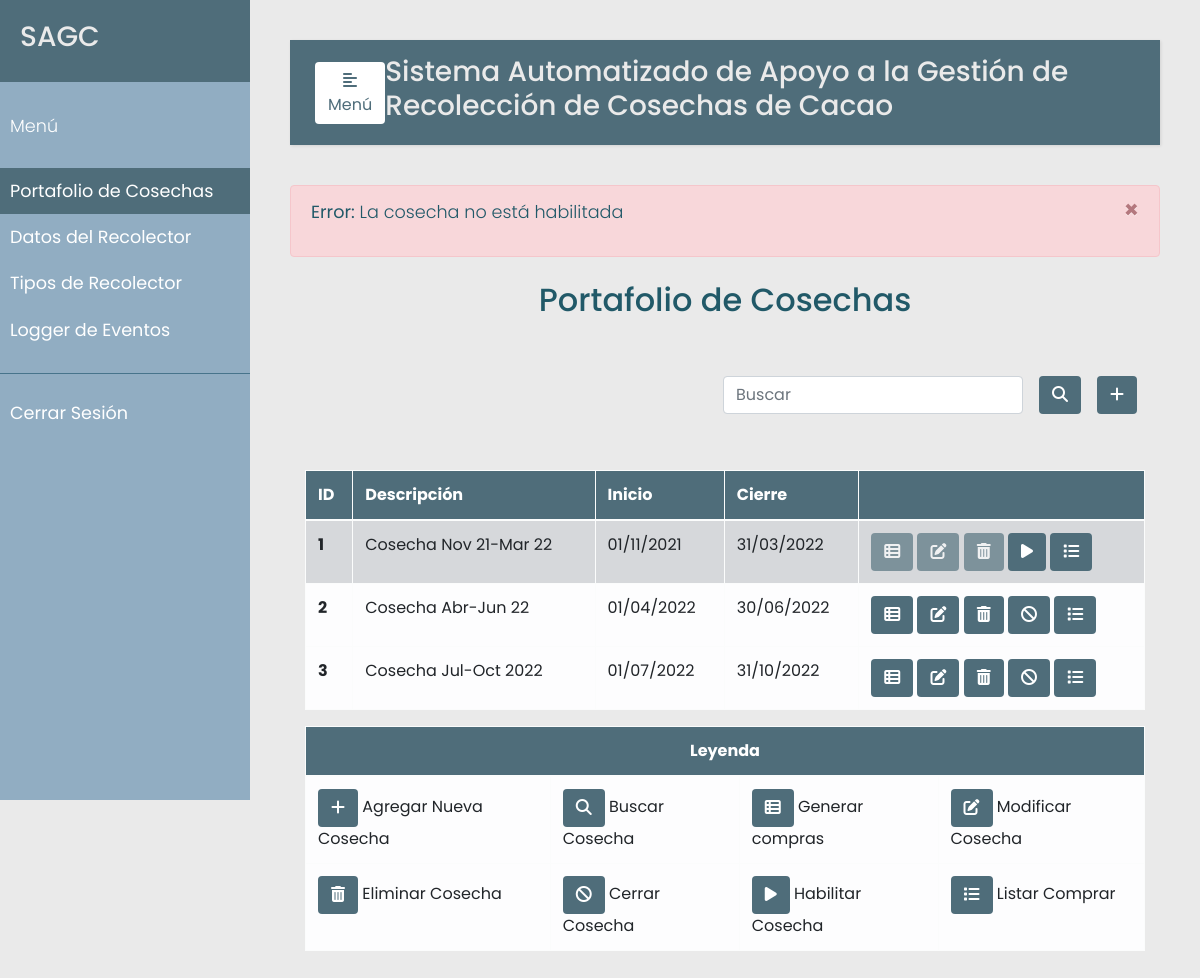
The app's page /cosecha/1/compras (signed in) with its own data.
### src/models.py (models this page shows, shortened)
class Cosecha(db.Model):
    __tablename__ = 'cosechas'
    id = db.Column(db.Integer, primary_key=True)
    descripcion = db.Column(db.String(120), unique=True)
    inicio = db.Column(db.DateTime, nullable=False)
    cierre = db.Column(db.DateTime, nullable=False)
    estado = db.Column(db.Boolean, default=True)
    compras = db.relationship('Compra', backref='cosechas')
    financias = db.relationship('Financia', backref='cosechas')

### src/compras.py (the view, shortened to what this page needs)
@app.route("/cosecha/<cosecha_id>/<tipo>", methods=['GET', 'POST'])
@login_required
def compras(cosecha_id, tipo):
    error=None
    compras = Compra.query.filter_by(cosecha_id=cosecha_id).all()
    recolectores = Recolector.query.all()
    total_cantidad = sum(compra.cantidad_total for compra in compras)
    total_monto = sum(compra.monto for compra in compras)
    cosecha = Cosecha.query.filter_by(id=cosecha_id).first()
    error = verificar_cosecha_exists(cosecha_id, tipo, cosecha)
    if error is not None:
        cosechas = Cosecha.query.all()
        return render_template('cosecha.html', error=error, cosechas=cosechas)

### src/decoradores.py (called while the page is built)
def login_required(f):
    @wraps(f)
    def wrap(*args, **kwargs):
        if 'logged_in' in session:
            return f(*args, **kwargs)
        else:
            flash('Necesitas iniciar sesión primero')
            return redirect(url_for('login'))
    return wrap

### src/verificadores.py (called while the page is built)
def verificar_cosecha_exists(id, tipo, cosecha):
    error = None
    if cosecha is None or (not cosecha.estado and tipo=='compras'):
        error = "La cosecha no está habilitada"
        if cosecha is None:
            return "La cosecha no se encuentra registrada. Registre la cosecha antes de realiza la compra."
    return error

### templates/cosecha.html (shortened to what this page needs)
{% extends "base.html" %}
{% set active_page = "cosecha" %}
{% block content %}
<div class="container h-100">
    <p class="text-center h2 fw-bold mb-5 mx-1 mx-md-4 mt-4">Portafolio de Cosechas</p>
    <div class="d-flex flex-row-reverse bd-highlight">
        <div class="p-2 bd-highlight">
          <button type="button" class="btn" style="color:#fff; background-color:#4F6D7A;" data-toggle="modal" data-target="#exampleModalLong">
            <i class="fa-solid fa-plus"></i>
          </button>
        </div>
        <div class="p-2 bd-highlight" style="display:flex; align-content: flex-end;">
          <form action='/cosecha/search' method="post" class="form-inline" style="justify-content: flex-end">
            <input class="form-control mr-3 w-75" type="text" placeholder="Buscar" aria-label="Buscar" name="search_cosecha">
            <button type="submit" id="search_cosecha" name="action-type" value="search" class="btn" style="color:#fff; background-color:#4F6D7A;">
              <i class="fas fa-search" aria-hidden="true"></i>
            </button>
          </form>
        </div>
    </div>
    <br/>
    <br>
    <table class="table table-bordered table-light table-hover">
      <thead>
        <tr>
          <th scope="col">ID</th>
          <th scope="col">Descripción</th>
          <th scope="col">Inicio</th>
          <th scope="col">Cierre</th>
          <th scope="col"></th>
        </tr>
      </thead>
      <tbody>
        {% for u in cosechas %}
        <tr {% if not u.estado %} class="table-secondary" {% endif %}>
          <th scope="row">{{u.id}}</th>
          <td >{{u.descripcion}}</td>
          <td>{{u.inicio.date().strftime("%d/%m/%Y") }}</td>
          <td>{{u.cierre.date().strftime("%d/%m/%Y") }}</td>
          <td>
            {% if session['rol_analyst'] %}
            <a href="/cosecha/{{ u.id }}/compras" {% if not u.estado %} style="pointer-events: none" {% endif %}>
                <button {% if not u.estado %} disabled {% endif %} type="submit" class="btn action" data-toggle="tooltip"
                  data-placement="bottom" title="Generar Compras">
                  <i class="fa-solid fa-table-list"></i>
                </button>
            </a>
            <button {% if not u.estado %} disabled {% endif %} type="button" class="btn action" data-toggle="modal"
              data-placement="bottom" title="Modificar Cosecha" data-target="#edit-modal-{{u.id}}">
                <i class="fas fa-edit"></i>
            </button>
            <button {% if not u.estado %} disabled {% endif %} type="button" class="btn action" data-toggle="modal"
              data-placement="bottom" title="Eliminar Cosecha" data-target="#delete-modal-{{u.id}}">
                <i class="fas fa-trash-alt"></i>
            </button>
            <a href="/cosecha/{{ u.id }}/habilitar">
              <button type="button" class="btn action" data-toggle="tooltip" data-placement="bottom" title="Habilitar/Cerrar Cosecha">
                {% if not u.estado %}
                  <i class="fa-solid fa-play"></i>
                {% else %}
                  <i class="fa-solid fa-ban"></i>
                {% endif %}
              </button>
            </a>
            {% endif %}
            <a href="/cosecha/{{ u.id }}/listar">
              <button type="button" class="btn action" data-toggle="modal"
                data-placement="bottom" title="Listar Compras" data-target="#list-modal-{{u.id}}">
                <i class="fas fa-list"></i>
              </button>
            </a>
          </td>
        </tr>
        </div>
        {% endfor %}
    {% if session['rol_analyst'] %}
    <table class="table table-bordered table-light table-hover">
    <thead>
      <tr>
        <th class="tg-baqh" colspan="4" style="text-align: center" >Leyenda</th>
      </tr>
    </thead>
    <tbody>
      <tr>
        <td class="tg-0lax">
          <button class="btn nohover" style="color:#fff; background-color:#4F6D7A; ">
            <i class="fa-solid fa-plus"></i>
          </button>
          Agregar Nueva Cosecha
        </td>
        <td class="tg-0lax">
          <button class="btn nohover" style="color:#fff; background-color:#4F6D7A; ">
            <i class="fas fa-search" aria-hidden="true"></i>
          </button>
          Buscar Cosecha
        </td>
        <td class="tg-0lax">
          <button class="btn nohover" style="color:#fff; background-color:#4F6D7A; ">
                  <i class="fa-solid fa-table-list"></i>
          </button>
          Generar compras
        </td>
        <td class="tg-0lax">
          <button class="btn nohover" style="color:#fff; background-color:#4F6D7A; ">
              <i class="fas fa-edit"></i>
          </button>
          Modificar Cosecha
        </td>
      </tr>
      <tr>
        <td class="tg-0lax">
          <button class="btn nohover" style="color:#fff; background-color:#4F6D7A; ">
              <i class="fas fa-trash-alt"></i>
          </button>
          Eliminar Cosecha
        </td>
        <td class="tg-0lax">
          <button class="btn nohover" style="color:#fff; background-color:#4F6D7A; ">
              <i class="fa-solid fa-ban"></i>
          </button>
          Cerrar Cosecha
        </td>
        <td class="tg-0lax">
          <button class="btn nohover" style="color:#fff; background-color:#4F6D7A; ">
              <i class="fa-solid fa-play"></i>
          </button>
          Habilitar Cosecha
        </td>
        <td class="tg-0lax">
          <button class="btn nohover" style="color:#fff; background-color:#4F6D7A; ">
            <i class="fas fa-list"></i>
          </button>
          Listar Comprar
        </td>
      </tr>
    </tbody>
    </table>
    {% endif %}
{% endblock %}

### static/css/styles.css (style rules this page uses)
body { font-family: 'Poppins', sans-serif; background: #EAEAEA; }
p { font-family: 'Poppins', sans-serif; font-size: 1.1em; font-weight: 300; line-height: 1.7em; color: #215968; }
a, a:hover, a:focus { color: inherit; text-decoration: none; transition: all 0.3s; }
.btn.action { color:#fff; background-color:#4F6D7A; }
thead { color:#fff; background-color:#4F6D7A; }

### records on screen
Cosecha: id "1", descripcion "Cosecha Nov 21-Mar 22", inicio "01/11/2021", cierre "31/03/2022", estado False (drawn)
Cosecha: id "2", descripcion "Cosecha Abr-Jun 22", inicio "01/04/2022", cierre "30/06/2022", estado True (drawn)
Cosecha: id "3", descripcion "Cosecha Jul-Oct 2022", inicio "01/07/2022", cierre "31/10/2022", estado True (drawn)

### other values on screen
{{ error }} "La cosecha no está habilitada"
